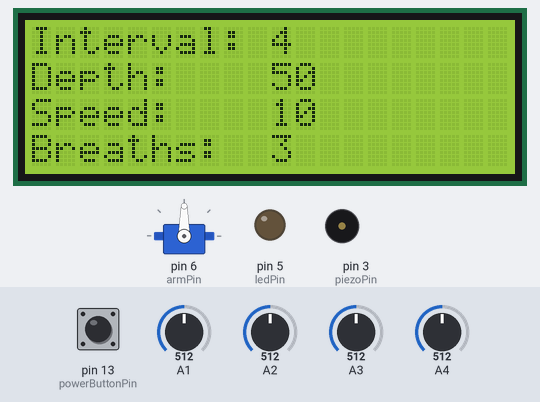
Simulated run of this sketch. Board: Arduino Uno, built with avr-gcc and run on an emulated ATmega328P. On the bench: servo, 20×4 character LCD, output pins drawn as LEDs (lit = HIGH), buzzer (waves = sounding). The inputs (shaded band) are chosen by the test bench; at power-on: pin 13 (powerButtonPin) HIGH, A1 = 512, A2 = 512, A3 = 512, A4 = 512. What the sketch prints to the serial monitor is not drawn.

Above: at 1.2 s.
1.3 s: pin 13 (powerButtonPin) pulled LOW for 0.15 s
At 1.54 s:
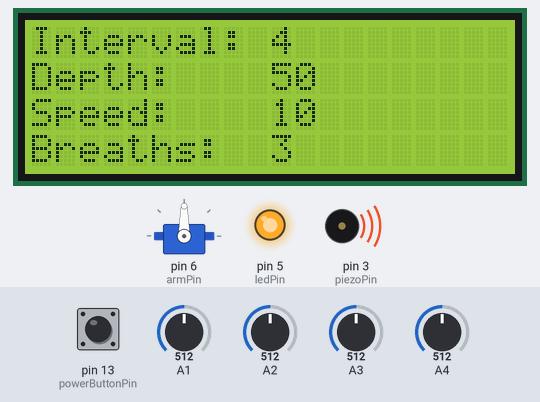
At 3.1 s:
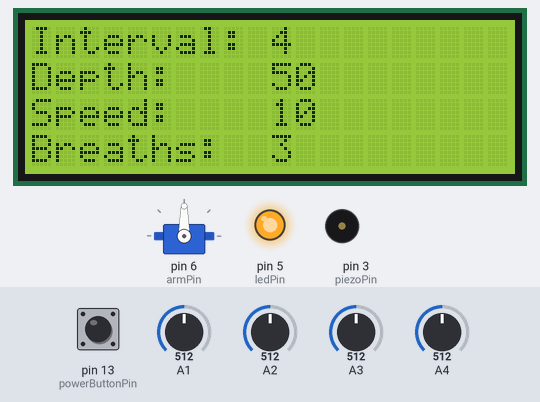
Timing chart, 0 to 17.0 s (numbered marks = the images above; inputs shaded):
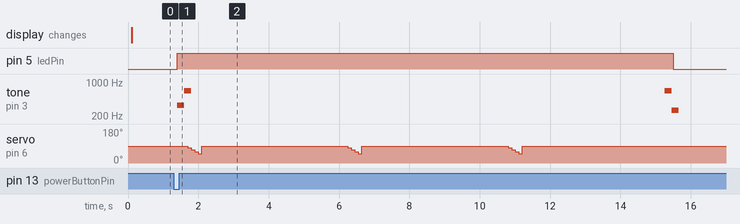

Measured:
- after the input at 1.3 s, pin 5 (ledPin): LOW → HIGH after 0.09 s, → LOW 14.1 s later; tone on pin 3 (piezoPin): plays 330 Hz for 0.20 s, 660 Hz for 0.20 s, 660 Hz for 0.20 s, 262 Hz for 0.20 s, starting after 0.09 s; servo on pin 6 (armPin): 90° → 80° after 0.40 s, then repeats every 4.6 s: 70° 0.10 s, 60° 0.10 s, 50° 0.10 s, 90° 4.2 s, 80° 0.10 s

The sketch:

AMBU_Bag_Compressor_Code.ino
```cpp
#include <SoftwareSerial.h>
#include <Servo.h>
#include <LiquidCrystal.h>

const int armPin = 6;
const int powerButtonPin = 13;
const int ledPin = 5;
const int piezoPin = 3;

LiquidCrystal lcd(7, 8, 9, 10, 11, 12);

int breathAmount = 0;

int pos = 90;

Servo arm;

void setup() {
  // put your setup code here, to run once:
  Serial.begin(9600);

  arm.attach(armPin);
  pinMode(ledPin, OUTPUT);
  pinMode(powerButtonPin, INPUT);

  lcd.begin(20,4);
  lcd.setCursor(0,0);
  lcd.print("Interval:");
  lcd.setCursor(0,1);
  lcd.print("Depth:");
  lcd.setCursor(0,2);
  lcd.print("Speed:");
  lcd.setCursor(0,3);
  lcd.print("Breaths:");
}

void loop() {
  // put your main code here, to run repeatedly:

int loopRun = digitalRead(powerButtonPin);

int breathInterval = analogRead(A1);
  breathInterval = map(breathInterval, 0, 1023, 1000, 7000);
int servoDepth = analogRead(A2);
  servoDepth = map(servoDepth, 0, 1023, 10, 90);
int servoSpeed = analogRead(A3);
  servoSpeed = map(servoSpeed, 0, 1023, 1, 20);
int setBreathAmount = analogRead(A4);
    setBreathAmount = map(setBreathAmount, 0, 1023, 0, 5);

  Serial.print("Interval: "); Serial.print(breathInterval); Serial.print("\t"); delay(5);
  Serial.print("Depth: "); Serial.print(servoDepth); Serial.print("\t"); delay(5);
  Serial.print("Speed: "); Serial.print(servoSpeed); Serial.print("\t"); delay(5);
  Serial.print("Amount: "); Serial.print(setBreathAmount); Serial.print("\t"); delay(5);
  Serial.print("Position: "); Serial.print(arm.read()); Serial.println("\t"); delay(20);

  lcd.setCursor(10,0);
  lcd.print(breathInterval / 1000);
  lcd.setCursor(10,1);
  lcd.print(servoDepth);
  lcd.setCursor(10,2);
  lcd.print(servoSpeed);
    if (servoSpeed < 10) {
      lcd.setCursor(11,2);
      lcd.print(" ");
    }
  lcd.setCursor(10,3);
  lcd.print(setBreathAmount + 1);

  digitalWrite(ledPin, LOW);

  if (loopRun == LOW){
    //starts the program when button is pressed
    breathAmount = 0;
    digitalWrite(ledPin, HIGH);

    tone(piezoPin, 330, 200);
    delay(200);
    tone(piezoPin , 660, 200);


    while (breathAmount <= setBreathAmount) {
      Serial.print("Breath: "); Serial.print(breathAmount); Serial.print("\t");
      for (pos = 90; pos >= servoDepth; pos -= servoSpeed){
        arm.write(pos);
        Serial.print("Depth: "); Serial.print(servoDepth); Serial.print("\t");
        Serial.print("Position: "); Serial.print(arm.read()); Serial.println("\t"); ;
        delay(100);
      }
      if (pos = servoDepth) {
        arm.write(90);
        delay(50);
      }
      breathAmount = breathAmount + 1;
      delay(breathInterval);
    }

   tone(piezoPin, 660, 200);
   delay(200);
   tone(piezoPin, 262, 200);
  }
}
```
